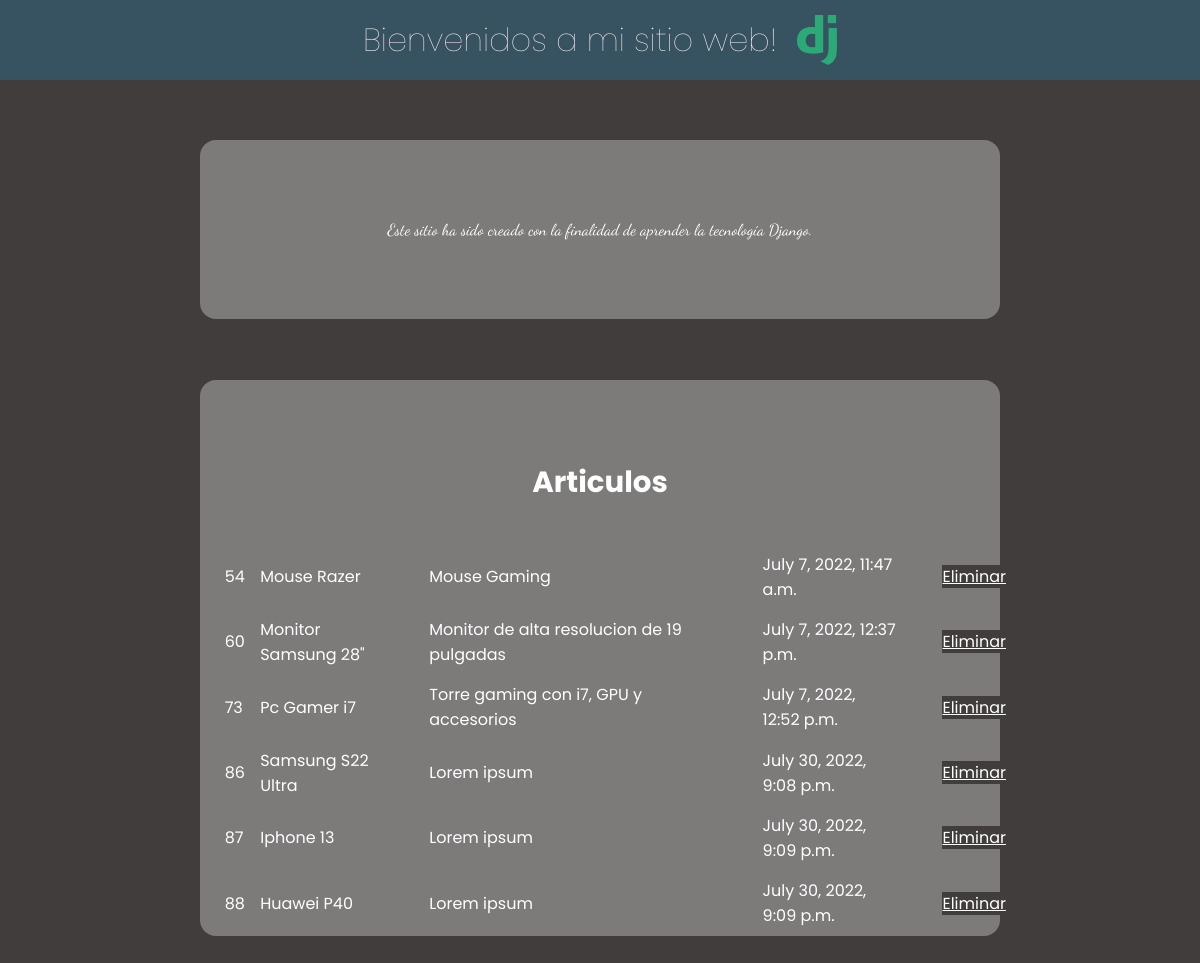
The app's page /show-articles/ with its own data.
### firstApp/models.py (models this page shows, shortened)
class Article(models.Model):
    title = models.CharField(max_length=100, verbose_name="Título")
    description = models.TextField(verbose_name="Descripción")
    public = models.BooleanField(default=0, verbose_name="Artículo publicado")
    cratead_at = models.DateTimeField(auto_now_add=True, verbose_name="Creado")
    updated_at = models.DateTimeField(auto_now=True,verbose_name="Editado")
    class Meta():
        verbose_name= 'Articulo'
        verbose_name_plural = 'Articulos'

### firstApp/views.py (the view)
# urls.py: path('show-articles/', views.show_articles, name="show-articles"),
def show_articles(request):
    articles = Article.objects.all()
    return render(request, 'show-articles.html', {
       'articles': articles})

### firstApp/templates/show-articles.html (shortened to what this page needs)
{% load static %}
<!DOCTYPE html>
<html lang="en">
    <head>
        <link rel="stylesheet" href="{% static 'css/styles.css' %}">
    </head>
</head>
<body>
    {% block header %}
    <header>
        <h1>Bienvenidos a mi sitio web!</h1>
        <img src="{% static 'images/logo.png' %}" alt="logo_django" >
    </header>
    {% endblock %}
    <div id="message">
        <p>
            Este sitio ha sido creado con la finalidad de aprender la tecnología Django.
        </p>
    </div>
    <div class="box" id="languages">
        <h3> Articulos </h3>
        <table class="table table-bordered border-primary">
            {% for article in articles %}
                {% if article.public == 1 %}
                        <tr>
                            <td id="articleID" >{{article.id}}   </td>
                            <td scope="col">  {{article.title}}</td>
                            <td>{{article.description}}</td>
                            <td>{{article.cratead_at}}</td>
                            <td> <a href="{% url 'delete' article.id %}"> Eliminar </a> </td>
                        </tr>
                {% endif %}
            {% endfor %}
        </table>
    </div>
</body>

### firstApp/static/css/styles.css (style rules this page uses)
* { background-color: #413d3d; padding: 0; margin: 0; box-sizing: border-box; color: #ffffff; }
header { background-color: #375261; height: 80px; display:flex; justify-content: center; align-items: center; }
h1 { font-family: 'Poppins', sans-serif; font-weight: 100; display: inline; background-color: #375261; color:rgb(245, 236, 236); }
img { width: 60px; background-color: #375261; padding-left: 20px; }
#message { margin: 0px auto; padding: 60px 0 0 0; height: 40px; width: 800px; }
#message p { background-color: rgba(151, 149, 149, 0.699); font-family: 'Dancing Script', cursive; text-align: center; padding: 10% 20%; border-radius: 1rem ; }
.box { display: flex; flex-direction: column; font-family: 'Poppins', sans-serif; font-size: 25px; background-color: rgba(151, 149, 149, 0.699); margin: 5% auto; min-height: 400px; width: 800px; border-radius: 1rem ; align-items: center; }
#languages { margin-top: 20%; }
.box h3 { margin: 10% 0 5% 0; background-color: rgba(151, 149, 149, 0); }
table { border-collapse: collapse; border-bottom: #ffffff; }
td { font-size: 16px; background-color: rgba(151, 149, 149, 0.699); border-bottom: #ffffff; padding: 1% 3% 1% 3% ; }
#articleID { padding-left: 1%; }

### records on screen
Article: id "54", title "Mouse Razer", description "Mouse Gaming", cratead_at "July 7, 2022, 11:47 a.m."
Article: id "60", title "Monitor Samsung 28\"", description "Monitor de alta resolucion de 19 pulgadas", cratead_at "July 7, 2022, 12:37 p.m."
Article: id "73", title "Pc Gamer i7", description "Torre gaming con i7, GPU y accesorios", cratead_at "July 7, 2022, 12:52 p.m."
Article: id "86", title "Samsung S22 Ultra", description "Lorem ipsum", cratead_at "July 30, 2022, 9:08 p.m."
Article: id "87", title "Iphone 13", description "Lorem ipsum", cratead_at "July 30, 2022, 9:09 p.m."
Article: id "88", title "Huawei P40", description "Lorem ipsum", cratead_at "July 30, 2022, 9:09 p.m."
